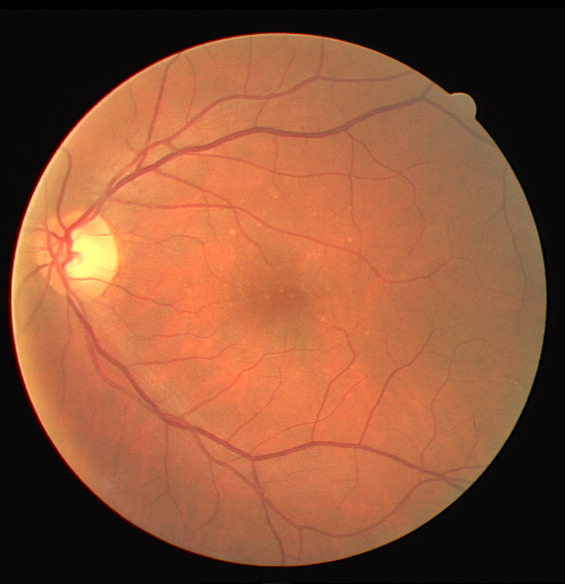
#> input picture imagem21.jpg, 565 x 584 px
$ python analise2.py
#> lines starting #> are read from the running program, lines starting #| are printed output that depends on the picture
import cv2
import matplotlib.pyplot as plt
import numpy as np

# ============================================
# 1. CARREGAR IMAGEM E EXTRAIR CANAL VERDE
# ============================================
caminho = 'imagem21.jpg'  # ajuste o nome se necessário
img_colorida = cv2.imread(caminho)
#> img_colorida is the input picture: shape (584, 565, 3); mean B, G, R 54.4, 82.8, 138.7

if img_colorida is None:
    print("Erro: imagem não encontrada")
    exit()

img_verde = img_colorida[:, :, 1].astype(np.float32)
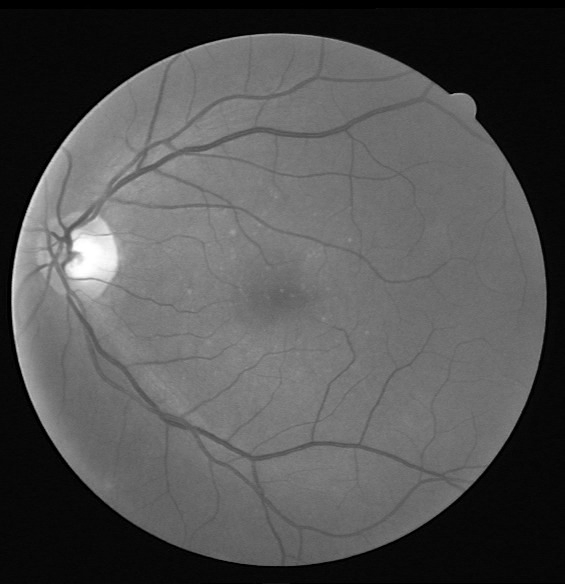
#> img_verde: shape (584, 565) float32; min 0, max 255, mean 82.8

# ============================================
# FUNÇÃO AUXILIAR PARA PLOTAR RESULTADOS
# ============================================
def plot_resultado(img_original, img_transformada, titulo, hist_cor='blue'):
    img_orig_uint8 = np.uint8(np.clip(img_original, 0, 255))
    img_trans_uint8 = np.uint8(np.clip(img_transformada, 0, 255))

    fig, axes = plt.subplots(2, 2, figsize=(12, 8))
    fig.suptitle(titulo, fontsize=14)

    axes[0,0].imshow(img_orig_uint8, cmap='gray')
    axes[0,0].set_title('Original (Canal Verde)')
    axes[0,0].axis('off')

    axes[0,1].imshow(img_trans_uint8, cmap='gray')
    axes[0,1].set_title(f'Transformada: {titulo}')
    axes[0,1].axis('off')

    hist_orig = cv2.calcHist([img_orig_uint8], [0], None, [256], [0, 256])
    axes[1,0].plot(hist_orig, color='gray')
    axes[1,0].set_title('Histograma Original')
    axes[1,0].set_xlim([0, 256])

    hist_trans = cv2.calcHist([img_trans_uint8], [0], None, [256], [0, 256])
    axes[1,1].plot(hist_trans, color=hist_cor)
    axes[1,1].set_title(f'Histograma Transformado')
    axes[1,1].set_xlim([0, 256])

    plt.tight_layout()
    plt.show()

# ============================================
# CENÁRIO 1: TRANSFORMAÇÃO LOGARÍTMICA
# ============================================
print("Executando Cenário 1: Transformação Logarítmica...")

r_max = np.max(img_verde)
#> r_max = 255
c = 255 / np.log1p(r_max)
#> c = 45.99
img_log = c * np.log1p(img_verde)
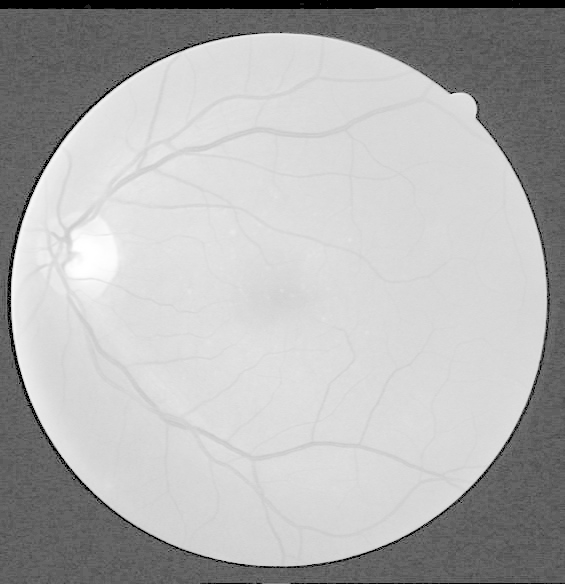
#> img_log: shape (584, 565) float32; min 0, max 255, mean 178.5

plot_resultado(img_verde, img_log, 'Logarítmica', 'green')
#> in plot_resultado, `hist_orig = cv2.calcHist([img_orig_uint8], [0], None, [256], [0, 256])`: hist_orig = 256 values, max 34695 at index 7, min 12 at index 55, mean 1288.9
#> in plot_resultado, `hist_trans = cv2.calcHist([img_trans_uint8], [0], None, [256], [0, 256])`: hist_trans = 256 values, max 34695 at index 95, min 0 at index 1, mean 1288.9

# ============================================
# CENÁRIO 2: TRANSFORMAÇÃO DE POTÊNCIA (GAMA)
# ============================================
print("Executando Cenário 2: Transformação Gama...")

# Normalizar para [0,1] antes da transformação
img_norm = img_verde / 255.0

gammas = [0.5, 1.2, 2.0]
cores = ['red', 'orange', 'darkred']

for gamma, cor in zip(gammas, cores):
    img_gamma = (img_norm ** gamma) * 255.0
    plot_resultado(img_verde, img_gamma, f'Gama γ={gamma}', cor)
#> this loop made 3 passes
#> pass 1, `img_gamma = (img_norm ** gamma) * 255.0`:
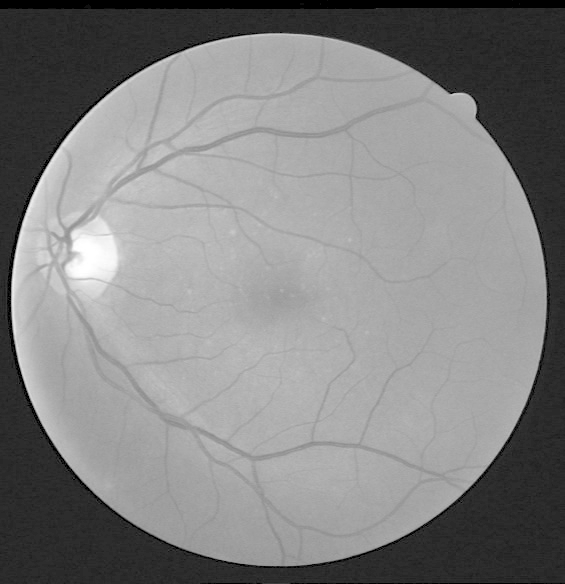
#> img_gamma: shape (584, 565) float32; min 0, max 255, mean 130.9

# ============================================
# CENÁRIO 3: ALARGAMENTO DE CONTRASTE
# ============================================
print("Executando Cenário 3: Alargamento de Contraste...")

r_min = np.min(img_verde)
#> r_min = 0
r_max = np.max(img_verde)

img_contrast = (img_verde - r_min) / (r_max - r_min) * 255.0

plot_resultado(img_verde, img_contrast, 'Alargamento Contraste', 'purple')

# ============================================
# CENÁRIO 4: EQUALIZAÇÃO DE HISTOGRAMA
# ============================================
print("Executando Cenário 4: Equalização...")

img_verde_uint8 = np.uint8(np.clip(img_verde, 0, 255))

# 4a: Equalização Global
img_eq_global = cv2.equalizeHist(img_verde_uint8)
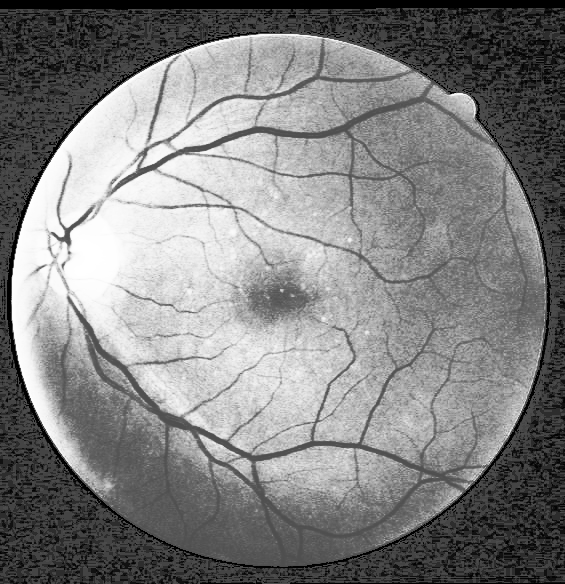
#> img_eq_global: shape (584, 565); min 0, max 255, mean 129.5
plot_resultado(img_verde_uint8, img_eq_global, 'Equalização Global', 'blue')
#> in plot_resultado (call 6), `hist_trans = cv2.calcHist([img_trans_uint8], [0], None, [256], [0, 256])`: hist_trans = 256 values, max 34695 at index 45, min 0 at index 3, mean 1288.9
#> in plot_resultado (call 6), `plt.show()`:
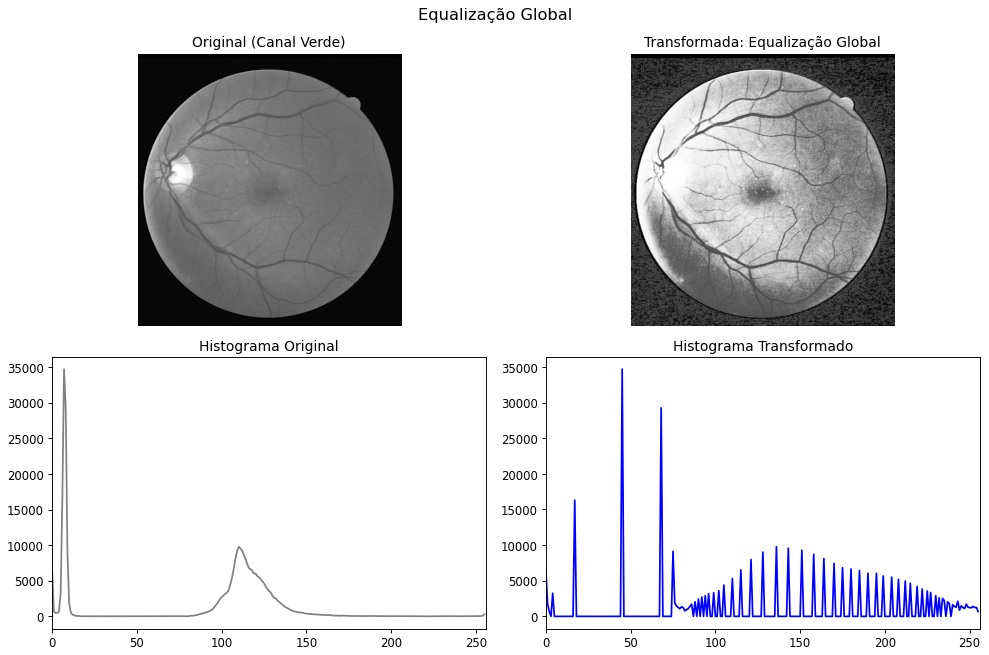
#> figure drawn by matplotlib, 4 panels; panel 3: curve peaks at x = 7, y = 34695; panel 4: curve peaks at x = 45, y = 34695

# 4b: CLAHE (Equalização Adaptativa Limitada por Contraste)
clahe = cv2.createCLAHE(clipLimit=2.0, tileGridSize=(8,8))
img_clahe = clahe.apply(img_verde_uint8)
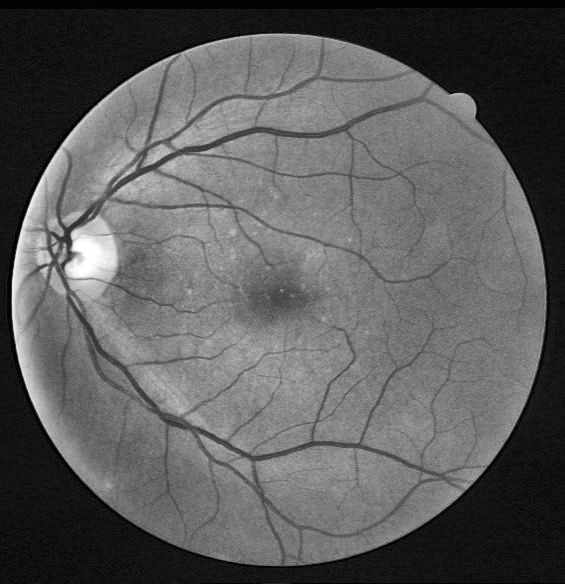
#> img_clahe: shape (584, 565); min 1, max 255, mean 92.2
plot_resultado(img_verde_uint8, img_clahe, 'CLAHE', 'teal')
#> in plot_resultado (call 7), `hist_trans = cv2.calcHist([img_trans_uint8], [0], None, [256], [0, 256])`: hist_trans = 256 values, max 14134 at index 17, min 0 at index 0, mean 1288.9
#> in plot_resultado (call 7), `plt.show()`:
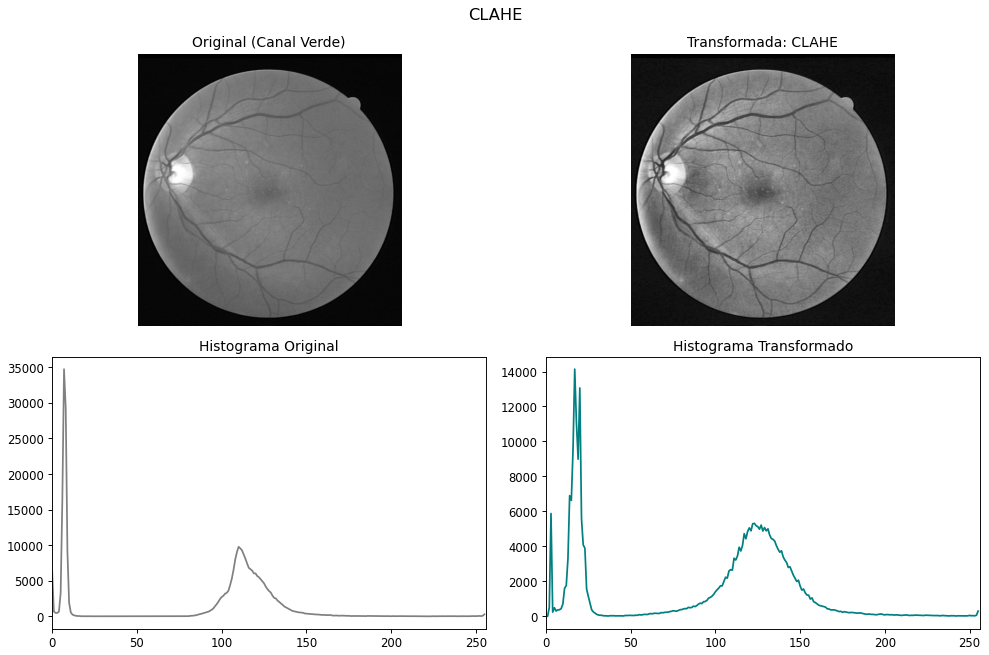
#> figure drawn by matplotlib, 4 panels; panel 3: curve peaks at x = 7, y = 34695; panel 4: curve peaks at x = 17, y = 14134

print("Concluído! Todas as transformações foram executadas.")

$ run again, with imagem.png saved as imagem21.jpg
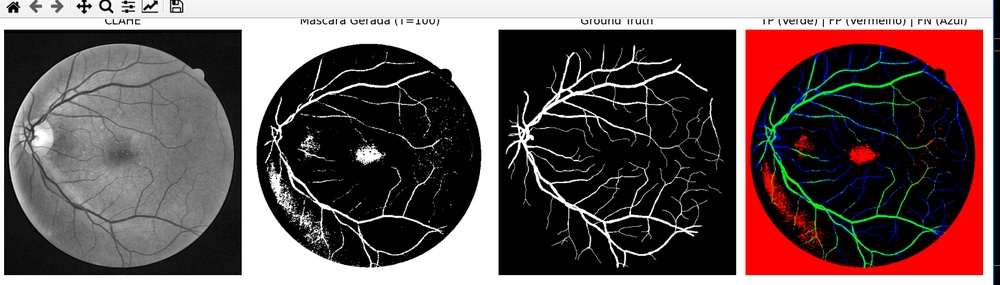
#> input picture imagem.png, 1000 x 285 px, shrunk from 1721 x 490 before the run
#> img_colorida is the input picture: shape (285, 1000, 3); mean B, G, R 87.8, 87.5, 103.4
#> r_max = 255
#> c = 45.99
#> `img_log = c * np.log1p(img_verde)`:
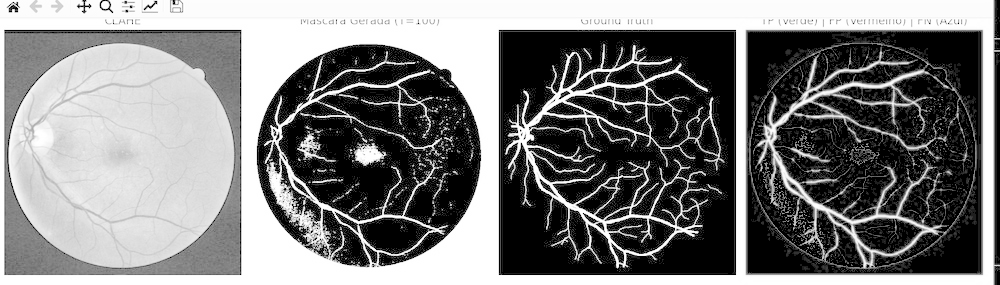
#> img_log: shape (285, 1000) float32; min 0, max 255, mean 126.3
#> hist_orig = 256 values, max 89322 at index 0, min 68 at index 200, mean 1113.3
#> hist_trans = 256 values, max 89322 at index 0, min 0 at index 1, mean 1113.3
#> r_min = 0
#> `img_clahe = clahe.apply(img_verde_uint8)`:
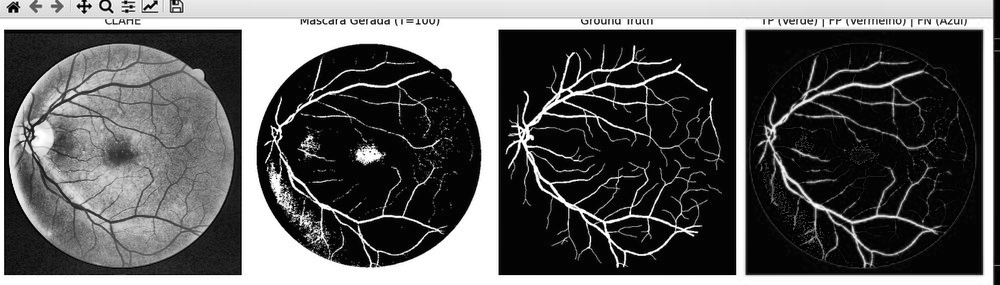
#> img_clahe: shape (285, 1000); min 1, max 255, mean 91.6
